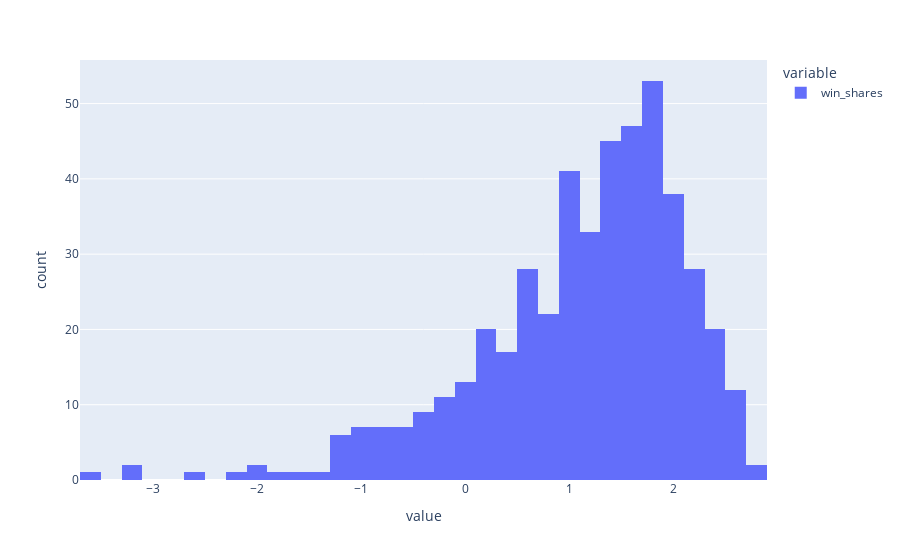

Source (notebook cell):
### Markdown cell above
Log transform the variable using `np.log1p`:

- with `px` do `histogram` using
    - with `col` do `apply` using:
        - from `np` get `log1p`

### Code cell
px.histogram(col.apply(np.log1p))

#<xml xmlns="https://developers.google.com/blockly/xml"><variables><variable id="YtOOS!JE-+8IZ!JNUh]l">px</variable><variable id="MymE+q+@4fR7EODyhVWJ">col</variable><variable id="]r.MVxn$.B;84`lPo@#0">np</variable></variables><block type="varDoMethod_Python" id="BA;^5Vw*oM|6hd_74/:@" x="-1" y="84"><mutation items="1"></mutation><field name="VAR" id="YtOOS!JE-+8IZ!JNUh]l">px</field><field name="MEMBER">histogram</field><data>px:histogram</data><value name="ADD0"><block type="varDoMethod_Python" id="sO!iv0TfGS9=S?/I/|zv"><mutation items="1"></mutation><field name="VAR" id="MymE+q+@4fR7EODyhVWJ">col</field><field name="MEMBER">apply</field><data>col:apply</data><value name="ADD0"><block type="varGetProperty_Python" id="=k8]]a5?7Sp;+%LSlX6p"><field name="VAR" id="]r.MVxn$.B;84`lPo@#0">np</field><field name="MEMBER">log1p</field><data>np:log1p</data></block></value></block></value></block></xml>

### Figure 1 — Plotly figure (JSON) as saved in the notebook; plotly's stock layout.template omitted (floating-point values rounded to 4 significant figures; data arrays with more than 128 entries replaced by an {"elided": "..."} marker saying what was removed)
{"data": [{"alignmentgroup": "True", "bingroup": "x", "hovertemplate": "variable=win_shares<br>value=%{x}<br>count=%{y}<extra></extra>", "legendgroup": "win_shares", "marker": {"color": "#636efa", "pattern": {"shape": ""}}, "name": "win_shares", "offsetgroup": "win_shares", "orientation": "v", "showlegend": true, "type": "histogram", "x": {"elided": "506 float values"}, "xaxis": "x", "yaxis": "y"}], "layout": {"autosize": true, "barmode": "relative", "legend": {"title": {"text": "variable"}, "tracegroupgap": 0}, "margin": {"t": 60}, "xaxis": {"anchor": "y", "autorange": true, "domain": [0, 1], "range": [-3.7, 2.9], "title": {"text": "value"}, "type": "linear"}, "yaxis": {"anchor": "x", "autorange": true, "domain": [0, 1], "range": [0, 55.79], "title": {"text": "count"}}}}
